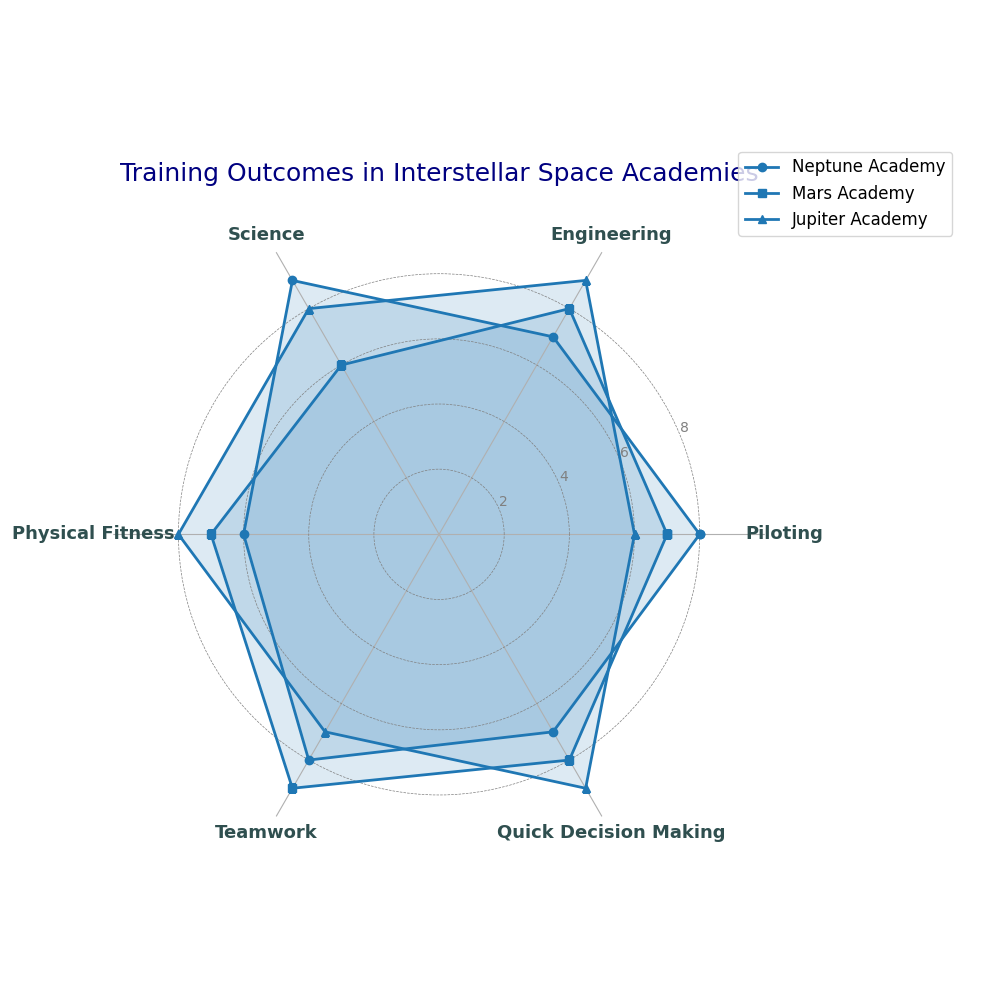

Reproduce this figure in Python.
import matplotlib.pyplot as plt
import numpy as np

# Define the core skills for space explorers
skills = ['Piloting', 'Engineering', 'Science', 'Physical Fitness', 'Teamwork', 'Quick Decision Making']

# Number of skills
num_skills = len(skills)

# Define skill levels for each academy
neptune_academy = [8, 7, 9, 6, 8, 7]
mars_academy = [7, 8, 6, 7, 9, 8]
jupiter_academy = [6, 9, 8, 8, 7, 9]

# Close the data loop for radar chart
neptune_academy += neptune_academy[:1]
mars_academy += mars_academy[:1]
jupiter_academy += jupiter_academy[:1]

# Angles for each skill, including a repeat at the end to close the loop
angles = np.linspace(0, 2 * np.pi, num_skills, endpoint=False).tolist()
angles += angles[:1]

# Initialize the plot
fig, ax = plt.subplots(figsize=(10, 10), subplot_kw=dict(polar=True))

# Use a single color for all data groups
single_color = '#1f77b4'

# Plot data for each academy
ax.plot(angles, neptune_academy, linewidth=2, linestyle='-', label='Neptune Academy', color=single_color, marker='o')
ax.fill(angles, neptune_academy, single_color, alpha=0.15)

ax.plot(angles, mars_academy, linewidth=2, linestyle='-', label='Mars Academy', color=single_color, marker='s')
ax.fill(angles, mars_academy, single_color, alpha=0.15)

ax.plot(angles, jupiter_academy, linewidth=2, linestyle='-', label='Jupiter Academy', color=single_color, marker='^')
ax.fill(angles, jupiter_academy, single_color, alpha=0.15)

# Title and axis configuration
plt.title("Training Outcomes in Interstellar Space Academies", size=18, color='navy', pad=20)
plt.xticks(angles[:-1], skills, color='darkslategray', size=13, weight='bold')
ax.set_yticks([2, 4, 6, 8])
ax.set_ylim(0, 10)
ax.set_yticklabels(["2", "4", "6", "8"], color='gray', size=10)

# Adding a legend
plt.legend(loc='upper right', bbox_to_anchor=(1.3, 1.1), fontsize=12)

# Enhance grid and improve visibility
ax.spines['polar'].set_visible(False)
ax.yaxis.grid(True, linestyle='--', linewidth=0.5, color='grey')

# Ensuring everything fits nicely
plt.tight_layout()

# Display the plot
plt.show()
